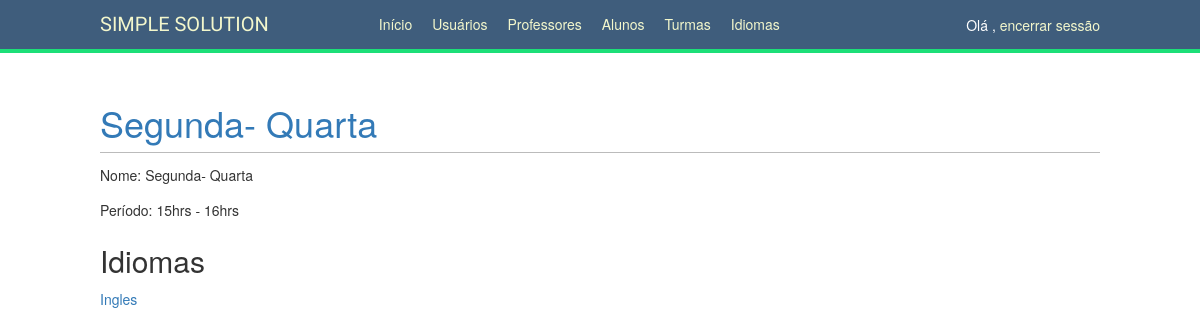
Page /school/careers/1/ (signed in) on the earlier database version.
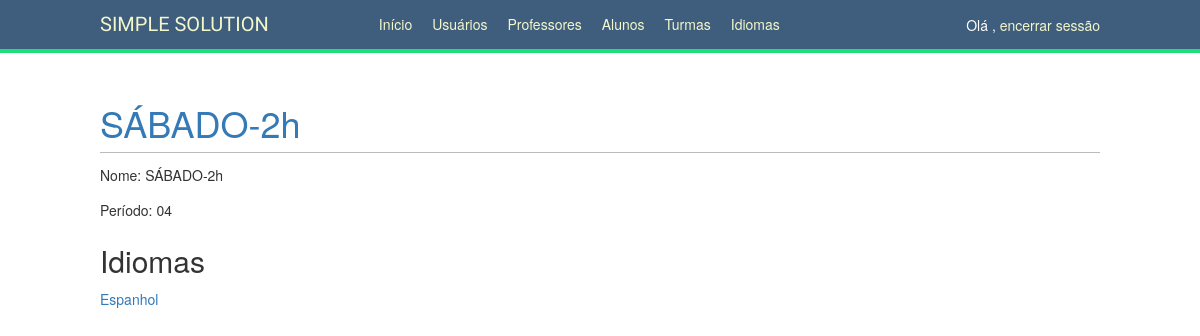
Same page on the later database version.
### school/models.py (models this page shows, shortened)
class Career(models.Model):
    SEG_QUA = 'SEG-QUA'
    TER_QUI = 'TER-QUI'
    SEXTA = 'SEXTA-2h'
    SABADO = 'SÁBADO-2h'
    WEEK_DAYS_MAP = {
        SEG_QUA: 'SEG-QUA',
        TER_QUI: 'TER-QUI',
        SEXTA: 'SEXTA-2h',
        SABADO: 'SÁBADO-2h',
    }
    WEEK_DAYS_CHOICES = [
        (SEG_QUA, WEEK_DAYS_MAP[SEG_QUA]),
        (TER_QUI, WEEK_DAYS_MAP[TER_QUI]),
        (SEXTA, WEEK_DAYS_MAP[SEXTA]),
        (SABADO, WEEK_DAYS_MAP[SABADO]),
    ]
    name = models.CharField(max_length=80, verbose_name='Dias da semana', choices=WEEK_DAYS_CHOICES)
    code = models.CharField(max_length=25, verbose_name='Cód',unique=True)
    subjects = models.ManyToManyField(Subject, blank=True,)
    time = models.CharField(max_length=30,verbose_name='Horário',default='10:00/11:00')

class Subject(models.Model):
    STARTER = 'STARTER'
    BASIC = 'BASIC'
    INTERMEDIATE = 'INTERMEDIATE'
    ADVANCED = 'ADVANCED'
    SUBJECT_TYPE_MAP = {
        STARTER: 'STARTER',
        BASIC: 'BASIC',
        INTERMEDIATE: 'INTERMEDIATE',
        ADVANCED: 'ADVANCED',
    }
    SUBJECT_TYPE_CHOICES = (
        (STARTER, SUBJECT_TYPE_MAP[STARTER]),
        (BASIC, SUBJECT_TYPE_MAP[BASIC]),
        (INTERMEDIATE, SUBJECT_TYPE_MAP[INTERMEDIATE]),
        (ADVANCED, SUBJECT_TYPE_MAP[ADVANCED]),
    )
    name = models.CharField(max_length=80, unique=True, verbose_name='Nome')
    code = models.CharField(max_length=25, unique=True, verbose_name='Código')
    subject_type = models.CharField(
        max_length=12,
        choices=SUBJECT_TYPE_CHOICES, verbose_name='Nível'
    )
    professors = models.ManyToManyField(Professor, blank=True,)
    students = models.ManyToManyField('Student', blank=True)

### school/views.py (the view)
# urls.py: path('careers/<int:career_id>/', views.career_detail, name='career_detail'),
@staff_member_required
def career_detail(request, career_id):
    career = get_object_or_404(Career, pk=career_id)
    return render(request, 'school/career/detail.html', {'section': 'careers',
                                                         'career': career})

### school/templates/school/career/detail.html (shortened to what this page needs)
{% extends "base.html" %}
{% block content %}
    <h1><a href="{% url "career_edit" career.id %}">{{ career.name }}</a></h1>
    <p>Nome: {{ career.name }}</p>
    <p>Período: {{ career.code }}</p>
    <h2>Idiomas</h2>
    {% for subject in career.subjects.all %}
        <p><a href="{% url "subject_detail" subject.id %}">{{ subject.name }}</a></p>
    {% endfor %}
{% endblock %}

Differences in the rows shown:
no longer on this page (row edited): Subject: name "Ingles"
changed Career: name "Segunda- Quarta" → "SÁBADO-2h"; code "15hrs - 16hrs" → "04"
now on this page (row edited): Subject: name "Espanhol"
